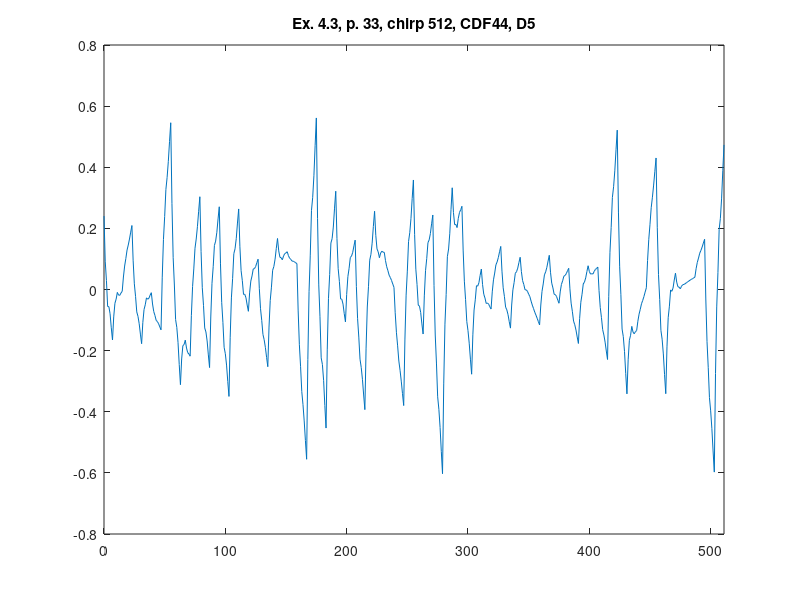

Here is the MATLAB script that generated this plot:
%% ========================================================================
%% Programmatic octave notes on "Ripples in Mathematics" by A. Jensen
%% and A. la Cour-Harbo written with a deep gratitude to the authors for
%% this wonderful text. 
%% 
%% Reconstruction of graphs in Ex. 4.3, p.33, Ch 04, D5, CDF44, 3 scales.
%%
%% Author: Vladimir Kulyukin
%% 
%% NB: I have tested this code in Octave 4.
%% =========================================================================
t = [0:511];

%%y_ex_4_3_chirp_512_p33 = arrayfun(@(x) sin(x*x), t);

y_ex_4_3_chirp_CDF44_D5_512_p33 = [
0.24039126924803456
0.09263104014324426
0.029918628261295276
-0.05558227756354377
-0.056035366165541486
-0.07927694871042924
-0.12530702519820708
-0.16523094313726597
-0.08966688586649223
-0.04504773828869864
-0.03137350040388523
-0.009407598956983752
-0.01838660720306247
-0.01907395188705312
-0.011469633008955715
-0.006087058686230367
0.04091234733598048
0.07676055691277223
0.1014575700441449
0.12914253725770838
0.14567630802585285
0.16519803287618812
0.18770771180871423
0.20941677085789598
0.09587628293307396
0.018575801896611392
-0.02248467225149163
-0.07325562697902892
-0.08778657481820665
-0.11202800323681864
-0.1459799122348649
-0.1773299058035336
-0.10787784265216621
-0.06543560919432868
-0.05000320543002106
-0.027333539611629938
-0.03167370348676876
-0.028776605307824075
-0.018642245074795886
-0.010447103364571773
-0.04739107141277397
-0.07224005145414601
-0.08499404348868794
-0.1009888777921241
-0.10488872408873014
-0.11202941265423039
-0.12241094348862493
-0.13192409325427257
0.040446693791726475
0.16408182685285144
0.23898130592910233
0.32693946413320285
0.36616196835242926
0.4184431516995053
0.48378301417443104
0.5456238141228321
0.2812329240648642
0.10425555188954319
0.014691697596869155
-0.09829453822002364
-0.12386725615426947
-0.172862355612734
-0.24527983659541733
-0.3114213093638726
-0.22736692398178865
-0.18355739749764113
-0.17999272991143006
-0.16564448488401234
-0.1915410987545312
-0.2066541351838434
-0.21098359417194912
-0.21820250402694452
-0.08557258615175041
0.009584951270700227
0.06727010824040738
0.13499595929089891
0.165249429888647
0.20554359456717944
0.2558784533264963
0.30352291621541894
0.12429227638928234
0.005852637118373832
-0.05179600159730649
-0.1257335398188401
-0.13888007748514564
-0.16831551465730443
-0.21403985133531653
-0.2553995905451435
-0.08994274938889259
0.020097756076901396
0.07472192585223843
0.14419485802332538
0.1582514545039554
0.1871568133803353
0.2309109346524652
0.2706863420320522
0.0839160308473813
-0.04215153799926831
-0.10751636450789659
-0.18914644180435217
-0.21007377676278652
-0.2472663625090481
-0.3007241990431371
-0.34982377476393794
-0.15609473037149452
-0.02743141863755874
0.03616616043786934
0.11719805003408386
0.1331642069717907
0.166564674430284
0.2173994524095637
0.26356272096420524
0.139778552313429
0.06153166221758333
0.028822050676668327
-0.016089237878551432
-0.01546324787884052
-0.027038934893434362
-0.05081629892233296
-0.07132423344894319
-0.011095583754909223
0.027499763397555815
0.04446180800845191
0.06722047856497955
0.06834584657993825
0.07526784054052849
0.0879864604467503
0.09915187911201483
0.003874253306999975
-0.06288204469229344
-0.10111701488586541
-0.14699425183204373
-0.16435016097250071
-0.18934833686556396
-0.2219887795112337
-0.25258148295219923
-0.12285906018042583
-0.03609294601184932
0.007716859553530242
0.06303677331895852
0.07540037848118988
0.09927409184346996
0.1346579134057987
0.16695761077112956
0.12644037121409613
0.10543437110071818
0.10393961043099574
0.09721682890901553
0.11000528683069088
0.11756572390010844
0.11989814011726824
0.12363140029980355
0.11073208794598396
0.10228945997133271
0.09830351637584989
0.09312340780004844
0.0923999836034154
0.09048239442646377
0.08737064026919358
0.08457886165402928
-0.0672885135601066
-0.17921120305436022
-0.2511892068287316
-0.33387035688366035
-0.3766068212187069
-0.4300464318343109
-0.49418918873047235
-0.5554640462242862
-0.2289136989275466
-0.006280802058870508
0.11243464438174199
0.2589946877440553
0.3016372806783051
0.3721244705342557
0.4704562573119071
0.5613271068308185
0.23187317231012644
0.015044924231632006
-0.08915763740466451
-0.22353816077014876
-0.24529299769343518
-0.2972257963459093
-0.37933655672757116
-0.45336115663467974
-0.19744000034089998
-0.029927542967224358
0.04917621548634715
0.15196901341944682
0.16635311243244236
0.20442625092496602
0.2661884288970179
0.3216031478710611
0.16684633183261777
0.06840480887277957
0.026278578991546623
-0.030937288191620595
-0.03183786229618257
-0.04782807370267882
-0.07890792241110933
-0.10594451499040798
-0.016234040831477455
0.04219415107624218
0.06934006073275091
0.10486803265587404
0.10911372232778628
0.1217414742663129
0.14275128847145394
0.16151513586134822
0.010210639792539819
-0.0955241809884104
-0.1556893264815024
-0.22806482966732447
-0.2548706575652885
-0.29388684315598246
-0.3451133864394065
-0.3930681742397683
-0.19177259253623347
-0.05726344605442661
0.01045926520565215
0.09607734784874643
0.11490899527011265
0.15163601407449437
0.20625840426189163
0.2560857441389548
0.17724640002808612
0.13288318998457418
0.12299611400841913
0.10387118575076863
0.11922239156047504
0.125335745088686
0.12221124633540162
0.1215620226407419
0.09450409481584196
0.07452235793579232
0.06161681200059302
0.04681520641623263
0.039089791776722616
0.029468317488051503
0.01795078355021932
0.006941297264181084
-0.07612630615207314
-0.13988599527517873
-0.18433777010513572
-0.23396308497747115
-0.264280485556658
-0.2997714261782233
-0.3404359068421672
-0.3797141416297455
-0.1650375118770879
-0.018407882991941654
0.06017474502569322
0.15699051197313765
0.1857592780530707
0.23276118306281324
0.29799622700236544
0.3583457160901906
0.18054841524258686
0.06656235443824543
0.01638753367716649
-0.050885457321533156
-0.05434720827697039
-0.0749071294700283
-0.11256522090070692
-0.14564187142416518
-0.020877896876046412
0.06159280965131967
0.10177024815793306
0.15328013367598012
0.16249675117327458
0.18304581568200268
0.21492732720216448
0.24377231869734406
0.012619937584167254
-0.14886635750438676
-0.24068656656831802
-0.3511737471223839
-0.39199484165182724
-0.45148290767140514
-0.529637945181118
-0.6027911827549142
-0.30890310371455376
-0.11336344904981253
-0.016172218760690693
0.10737139241675171
0.13256657921857476
0.1841141469087183
0.26201409548718246
0.3328529448879837
0.2523053643032551
0.21232165537817993
0.21290181811275816
0.20261292419425256
0.2328879019354004
0.25229382302346437
0.2608306874584445
0.27227990684610653
0.12902191480531078
0.027217595130041204
-0.03313305217970212
-0.10459117752309255
-0.13459563050095674
-0.175707561512468
-0.22792697055762642
-0.2771701398337226
-0.14829234299510458
-0.06714191518197553
-0.0337188563943356
0.01249271238054633
0.010976912129939202
0.02224962186657404
0.046310841590450846
0.06694539039084882
0.016152422891679962
-0.015501599297659114
-0.028016676177168402
-0.04566001799643
-0.044164414505861824
-0.047797075955045946
-0.056558002343982394
-0.06394481428373935
-0.007614684693408319
0.03164254186975458
0.05382686540574933
0.08058585952032864
0.09027195060773983
0.10453271227373556
0.1233681445183159
0.14097779747572606
0.0600749435437403
0.00556843627713359
-0.022541724324094077
-0.057724764697442005
-0.06651145840541092
-0.08237103188550007
-0.1053034851377095
-0.12634076596681684
-0.050809463867141934
-0.001153635577452107
0.02262671890225259
0.05334038569311546
0.05817857867399322
0.06995008396602913
0.08865490156922323
0.10550194373776972
0.05873477448182414
0.029012981804213897
0.016336565704939007
-9.071452831852199E-4
-0.0011054796929740782
-0.005871108991612271
-0.015204033179099796
-0.023313154389525345
-0.03806387418334847
-0.05103498300029853
-0.06222648084037552
-0.0738948240045472
-0.08378355619184583
-0.09414913370323912
-0.10499155653872713
-0.11570620905470938
-0.05079039639590163
-0.006139705803868998
0.0182458627213885
0.04806145433895651
0.05761192388974939
0.07259241653285278
0.09300293226826671
0.11195847770121366
0.05644314337836548
0.020882221145717833
0.005275711003270751
-0.015677567744183402
-0.016676434401437002
-0.02302206966369767
-0.034714473530965406
-0.04497421506840541
-0.007822493990453889
0.01662536396772511
0.028369358806131582
0.04351734350823662
0.045961465090569156
0.051809576536600246
0.06106167784632989
0.06940168282103777
0.0022714355617875145
-0.04463661855880053
-0.07132247954072636
-0.1034268608433429
-0.11530904900729724
-0.1326097574919423
-0.1553289862972781
-0.17659632695851313
-0.09542371738292729
-0.041699809745981975
-0.015424604047677253
0.018205459168368812
0.02438682044577432
0.03792303924092114
0.058814115553809304
0.07773446373437268
0.059028963323382866
0.05040527865703541
0.05186340973533033
0.05062012642660893
0.05945865886252995
0.06559577691143464
0.06903148057332305
0.07319102603863425
-0.003607424166151965
-0.058713244810293254
-0.09212643589378962
-0.13135214954976826
-0.14888523364510198
-0.172230840312918
-0.20138896955321633
-0.2289896380642303
-0.022193919224438634
0.12179547691593205
0.20297855035688173
0.30099052724470976
0.3361961814331168
0.3882307390684021
0.4570942001505658
0.521448370144637
0.25330633161826366
0.07425638365135356
-0.015701473756093202
-0.1295314848809486
-0.15426940544634068
-0.2028794797291414
-0.27536170772935076
-0.34144741141938884
-0.22996312090213938
-0.16605856693273172
-0.14973374951116591
-0.12065998010552026
-0.1391659472477165
-0.1449229624058329
-0.13793102557986955
-0.13435516014238347
-0.1038839388301978
-0.0806193064047855
-0.06456126286614665
-0.04657221965511374
-0.03578976533085429
-0.023076311334200773
-0.00843185766515322
0.005695186201091591
0.09504729831749766
0.1642429141456969
0.21328203368568938
0.2677220701283477
0.3020056102827994
0.3416900673399169
0.3867754412997004
0.43041364393702675
0.2036484794797349
0.049337678866102394
-0.032518757903870696
-0.13378928295386305
-0.162605444160196
-0.2108356936465482
-0.2784800314129197
-0.34092237990287344
-0.18765497767549516
-0.09218682895234472
-0.054517933733422244
-0.0013617752149201467
-0.00600487020064599
0.0048392981132077805
0.03117072972664117
0.05335236164598403
0.024385134618246384
0.009123203039152358
0.007566566908701963
0.0023376079307575633
0.010813944401456796
0.015617958024662024
0.016749648800373253
0.01886533551741686
0.022118048047708845
0.025066095429567586
0.027709477662993087
0.03043449467690318
0.03285484654238003
0.03535683318834147
0.037940454614787504
0.04050220206772839
0.06800209568507952
0.0888198331769476
0.10295541454333268
0.1188814742472396
0.12812537782566352
0.1391597597416093
0.1519846199950769
0.16432972302394006
-0.03099704472902355
-0.1706783024153362
-0.2547140500349979
-0.3536599671394366
-0.3969603741772244
-0.45517095069978913
-0.5282916967071309
-0.5974172748420155
-0.27470393344024385
-0.05698351409140284
0.055743983204507436
0.19660424917548427
0.2324715930935305
0.29647170568664316
0.3886045869548226
0.4731993155756661
];

figure;
plot(t, y_ex_4_3_chirp_CDF44_D5_512_p33);
xlim([0 511]);
title('Ex. 4.3, p. 33, chirp 512, CDF44, D5');
